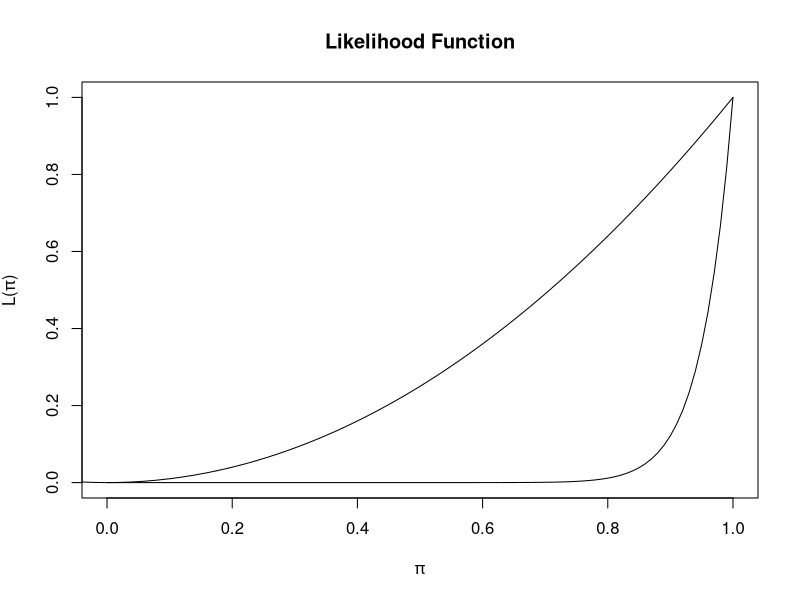

The R script that drew this image:
# Homework 02 R Code

# plot likelihood function
curve(x^20, from = 0, to = 1,
      xlab = expression(pi),
      ylab = expression(paste("L(",pi,")")),
      main = "Likelihood Function")
curve(x^2, from = -1, to = 1, add = T)

